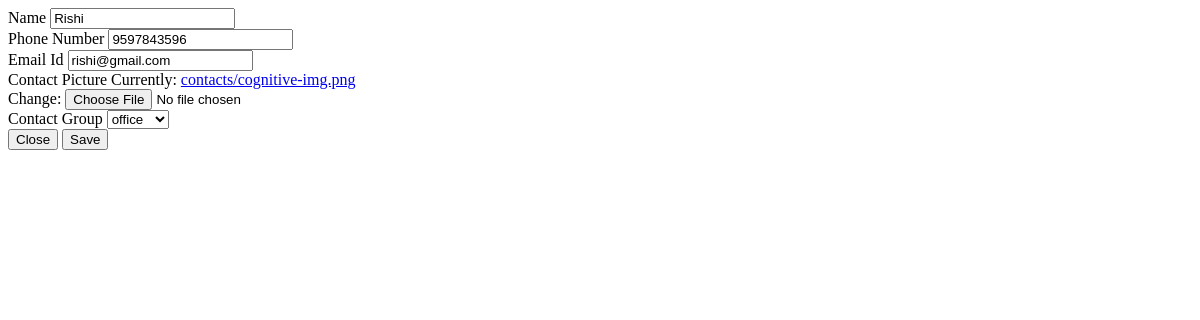
Page /update/7/ on the earlier database version.
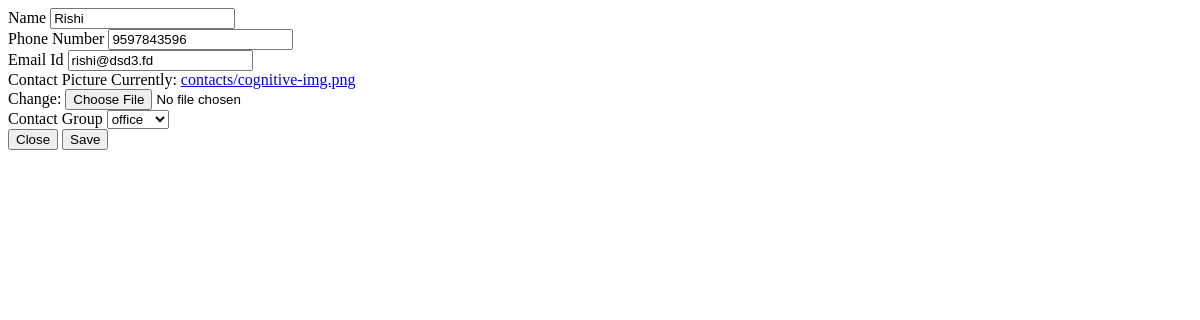
Same page on the later database version.
### contacts/models.py (models this page shows, shortened)
class Contact(models.Model):
    name = models.CharField(max_length=255)
    phone_regex = RegexValidator(
        regex=r'^[6-9]\d{9}$',
        message="Phone number must be a 10-digit Indian number starting with 6, 7, 8, or 9."
    )
    phone_number = models.CharField(validators=[phone_regex], max_length=10, unique=True)
    email = models.EmailField(blank=True, null=True)
    contact_picture = models.ImageField(upload_to='contacts')
    contact_group = models.ForeignKey(ContactGroup, on_delete=models.CASCADE, related_name='contacts')
    created_at = models.DateTimeField(auto_now_add=True)
    updated_at = models.DateTimeField(auto_now=True)

### contacts/views.py (the view, shortened to what this page needs)
# urls.py: path('update/<int:pk>/', ContactUpdateView.as_view(), name='contact_update'),
class ContactUpdateView(UpdateView):
    try:
        model = Contact
        form_class = ContactForm
        template_name: str = 'contacts/includes/contact_form.html'
        success_url = reverse_lazy('contact_list')
    except (Exception) as e:
        print(f"Exception occured:{e}")
    def get(self, request, *args, **kwargs):
        try:
            return super().get(request, *args, **kwargs)
        except (Exception) as e:
            print(f"Exception occured:{e}")

### contacts/forms.py
class ContactForm(forms.ModelForm):
    name = forms.CharField(
        widget=forms.TextInput(
            attrs={'class': 'form-control', 'placeholder': 'Enter name'}),
        label="Name",
        required=True
    )
    phone_number = forms.IntegerField(
        widget=forms.TextInput(
            attrs={'class': 'form-control', 'placeholder': 'Enter phone number'}),
        label="Phone Number",
        required=True
    )
    email = forms.CharField(
        widget=forms.TextInput(
            attrs={'class': 'form-control', 'placeholder': 'Enter email'}),
        label="Email",
        required=True
    )
    contact_picture = forms.ImageField(
        widget=forms.ClearableFileInput(
            attrs={'class': 'form-control'}
        ),
        label="Image",
        required=True
    )
    class Meta:
        model = Contact
        fields = ['name', 'phone_number', 'email',
                  'contact_picture', 'contact_group']

### contacts/models.py (called while the page is built)
    def __str__(self):
        return self.name

### contacts/templates/contacts/includes/contact_form.html (shortened to what this page needs)
<form id="contactForm"
    action="{% if object %}{% url 'contact_update' pk=object.pk %}{% else %}{% url 'contact_create' %}{% endif %}"
    method="post" enctype="multipart/form-data" onsubmit="return validation()">
    <div class="mb-3">
        <label for="{{ form.name.id_for_label }}" class="form-label">Name</label>
        {{ form.name }}
    </div>
    <div class="mb-3">
        <label for="{{ form.phone_number.id_for_label }}" class="form-label">Phone Number</label>
        {{ form.phone_number }}
    </div>
    <div class="mb-3">
        <label for="{{ form.email.id_for_label }}" class="form-label">Email Id</label>
        {{ form.email }}
    </div>
    <div class="mb-3">
        <label for="{{ form.contact_picture.id_for_label }}" class="form-label">Contact Picture</label>
        {% if has_image %}
        <div class="mb-2">
            <p>Current image: <a href="{{ image_url }}" target="_blank">View image</a></p>
            <img src="{{ image_url }}" alt="Contact Picture" style="max-width: 200px; max-height: 150px;"
                class="img-thumbnail mb-2">
        </div>
        <div id="new-image-upload">
            <label>Upload new image (leave empty to keep current image):</label>
            {{ form.contact_picture }}
        </div>
        {% else %}
        {{ form.contact_picture }}
        {% endif %}
    </div>
    <div class="mb-3">
        <label for="{{ form.contact_group.id_for_label }}" class="form-label">Contact Group</label>
        {{ form.contact_group }}
    </div>
    <div class="modal-footer">
        <button type="button" class="btn btn-secondary" data-bs-dismiss="modal">Close</button>
        <button type="submit" class="btn btn-primary">Save</button>
    </div>
</form>

Differences in the rows shown:
changed Contact "Rishi": email "rishi@gmail.com" → "rishi@dsd3.fd"
